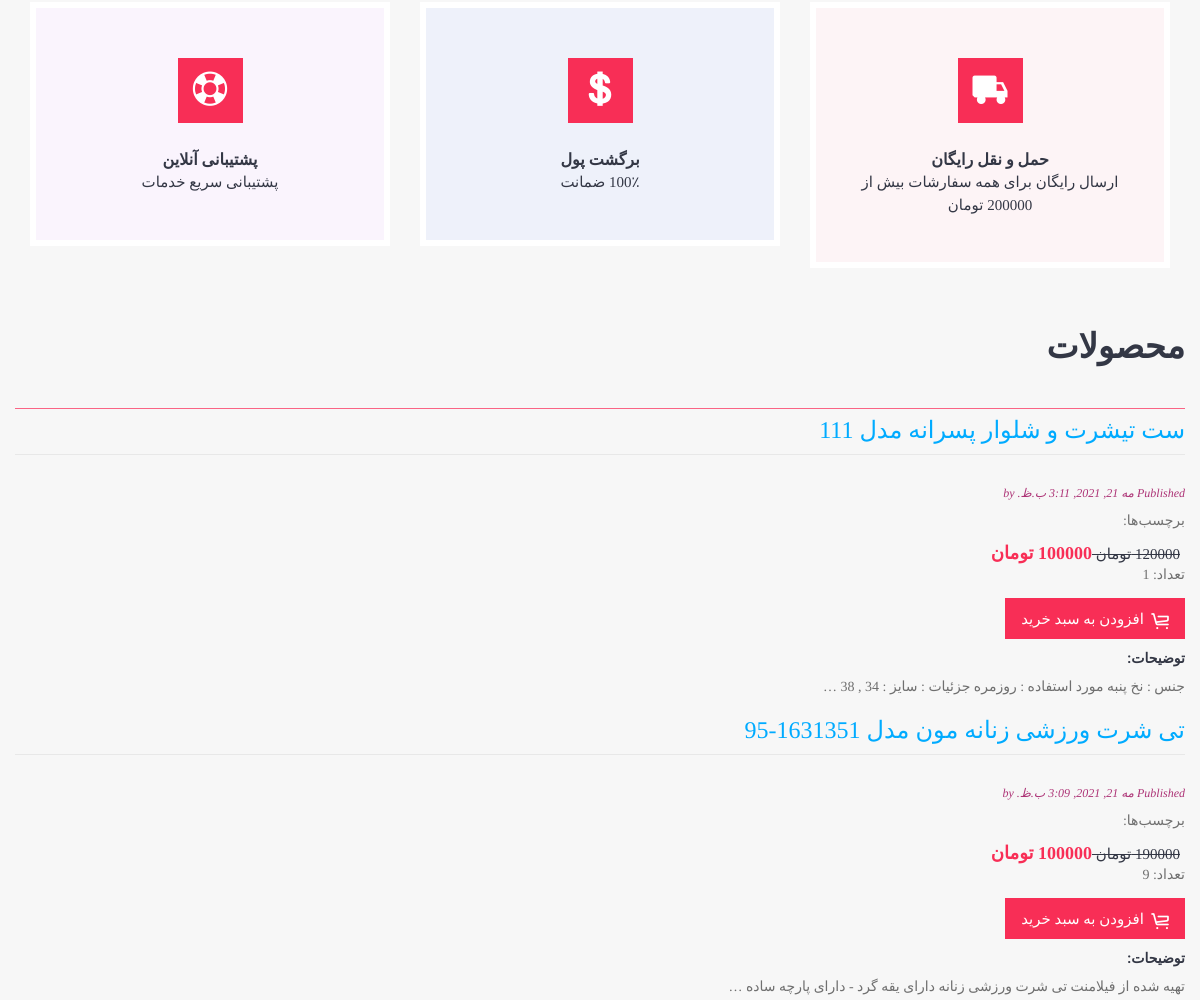
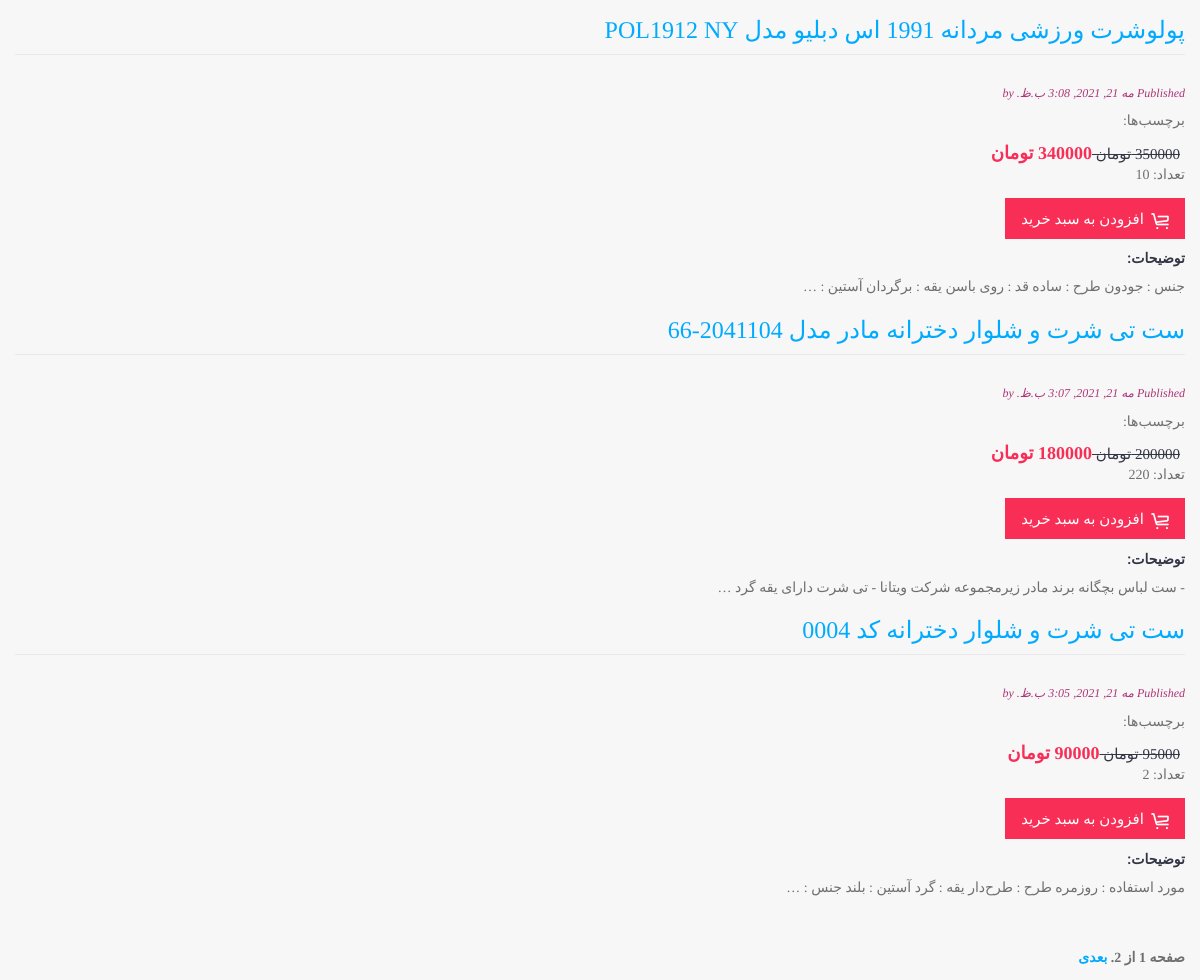
The page /shop/ (middle part) on the database as committed earlier (2 pictures, top to bottom).
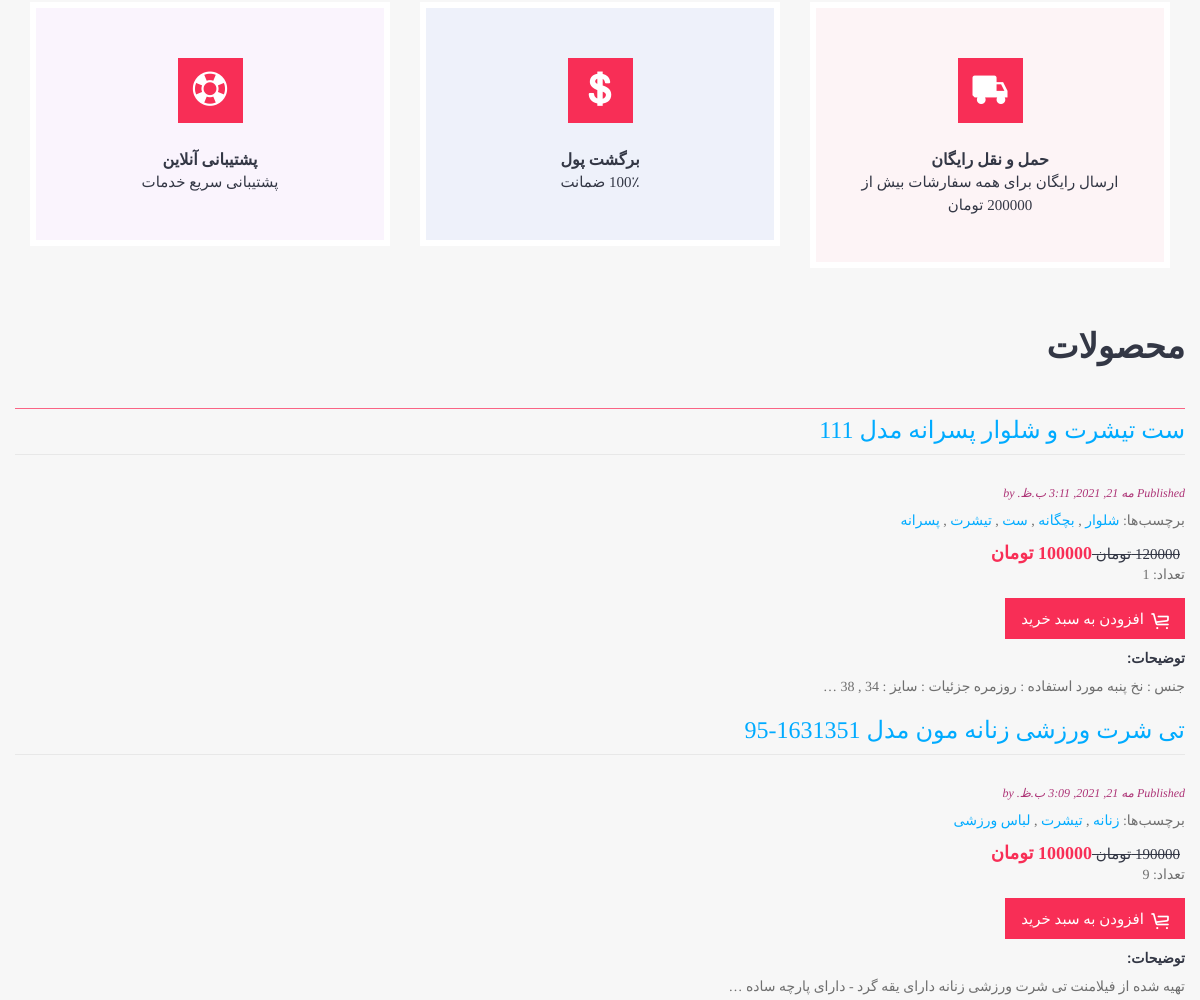
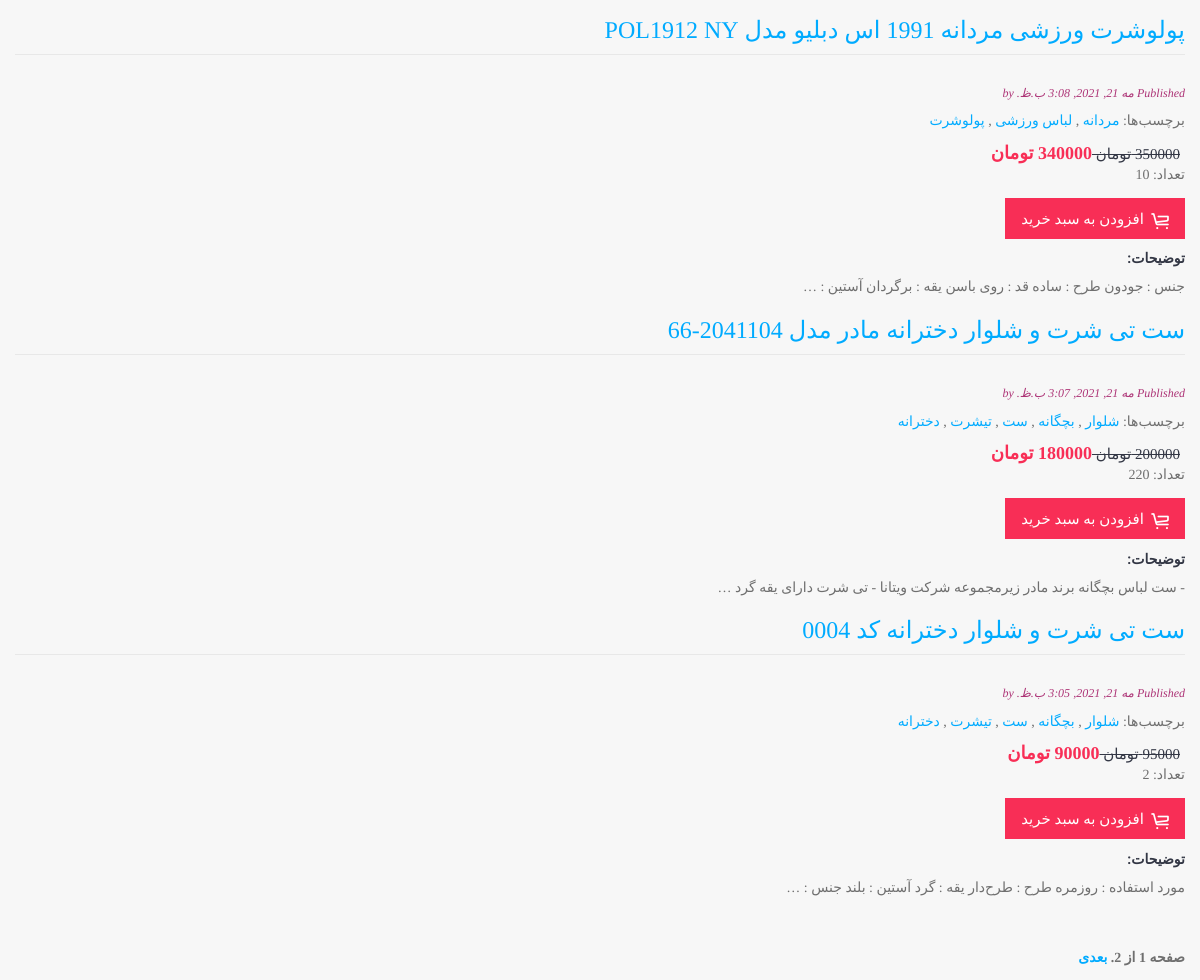
The same page on the database as committed later (2 pictures, top to bottom).
### shop/models.py (models this page shows, shortened)
class shop(models.Model):
    tags = TaggableManager()
    title = models.CharField(max_length=250)
    slug = models.SlugField(max_length=250,unique_for_date='publish')
    user = models.ForeignKey(User,on_delete=models.CASCADE, related_name='Shop_posts')
    body = models.TextField()
    publish = models.DateTimeField(default=timezone.now)
    created = models.DateTimeField(auto_now_add=True)
    updated = models.DateTimeField(auto_now=True)
    price = models.IntegerField(default=1000)
    Discounted_price = models.IntegerField(default=1000)
    count = models.IntegerField(default=1)
    class Meta:
        ordering = ('-publish',)
    def get_absolute_url(self):
        return reverse('shop:post_detail',
                         args=[self.publish.year,self.publish.month,self.publish.day, self.slug])

### shop/views.py (the view)
# urls.py: path('',shop_list, name='shop_list'),
def shop_list(request,tag_slug=None):
        object_list = shop.objects.all()
        tag = None
        if tag_slug:
                tag = get_object_or_404(Tag, slug=tag_slug)
                object_list = object_list.filter(tags__in=[tag])
        paginator = Paginator(object_list, 5) # 5 posts in each page
        try:
                page = request.GET.get('page')
        except:
                page=1
        try:
                posts = paginator.page(page)
        except PageNotAnInteger:
                posts = paginator.page(1)
        except EmptyPage:
                posts = paginator.page(paginator.num_pages)
        return render(request,
                        'shop/post/list.html',
                        {'page': page,
                        'posts': posts,'tag': tag})

### shop/templates/shop/post/list.html (shortened to what this page needs)
{% load static %}
<!DOCTYPE html>
<html lang="en">
<head>
    <link href="{% static 'js/vendor/bootstrap/bootstrap.min.css' %}" rel="stylesheet">
    <link href="{% static 'js/vendor/slick/slick.css' %}" rel="stylesheet">
    <link href="{% static 'js/vendor/swiper/swiper.min.css' %}" rel="stylesheet">
    <link href="{% static 'js/vendor/magnificpopup/dist/magnific-popup.css' %}" rel="stylesheet">
    <link href="{% static 'js/vendor/nouislider/nouislider.css' %}" rel="stylesheet">
    <link href="{% static 'js/vendor/darktooltip/dist/darktooltip.css' %}" rel="stylesheet">
    <link href="{% static 'css/animate.css' %}" rel="stylesheet">
    <link href="{% static 'css/shop.css' %}" rel="stylesheet">
    <link href="{% static 'css/style.css' %}" rel="stylesheet">
    <link href="{% static 'css/megamenu.css' %}" rel="stylesheet">
    <link href="{% static 'css/style-rtl.css' %}" rel="stylesheet">
    <link href="{% static 'fonts/icomoon-reg/style.css' %}" rel="stylesheet">
</head>
<body class="boxed rtl">
<div id="wrapper">
    <div class="page-wrapper">
        <main class="page-main">
            <div class="block">
                <div class="container">
                    <div class="row">
                        <div class="col-sm-4">
                            <div class="box style2 bgcolor1 text-center">
                                <div class="box-icon"><i class="icon icon-truck"></i></div>
                                <h3 class = "box-title"> حمل و نقل رایگان </h3>
                                <div class = "box-text"> ارسال رایگان برای همه سفارشات بیش از 200000 تومان  </div>
                            </div>
                        </div>
                        <div class="col-sm-4">
                            <div class="box style2 bgcolor2 text-center">
                                <div class="box-icon"><i class="icon icon-dollar"></i></div>
                                <h3 class = "box-title"> برگشت پول </h3>
                                <div class = "box-text"> 100٪ ضمانت   </div>
                            </div>
                        </div>
                        <div class="col-sm-4">
                            <div class="box style2 bgcolor3 text-center">
                                <div class="box-icon"><i class="icon icon-help"></i></div>
                                <h3 class="box-title">پشتیبانی آنلاین</h3>
                                <div class="box-text">پشتیبانی سریع خدمات </div>
                            </div>
                        </div>
                    </div>
                </div>
            </div>
            {% block content %}
             <a href="http://localhost:8000/shop/">   <h1>محصولات</h1></a>
              {% for post in posts %}
                    <div class ="wrapper">
                        <div class="items">
                                <h2> <a href="{{ post.get_absolute_url }}">
                                    {{ post.title }}
                                </a> </h2>
                                    <p class="date">
                                    Published {{ post.publish }} by {{ post.author }}
                                    </p>
                                    <p class="tags">
                                    برچسب‌ها:
                                    {% for tag in post.tags.all %}
                                    <a href="{% url "shop:shop_list_by_tag" tag.slug %}">
                                    {{ tag.name }}
                                    </a>
                                    {% if not forloop.last %}, {% endif %}
                                    {% endfor %}</p>
                                 <div class="price-box"> <span class="price-container"> <span
                                                            class="price-wrapper"> <span
                                                            class="old-price">   {{post.price}} تومان
                                                            </span> <span
                                                            class="special-price">{{post.Discounted_price}} تومان</span> </span>
															</span>
                                                            <p> تعداد: {{post.count}}   </div>
                                            <p>
                                                 <button class="btn add-to-cart" data-product="789123"><i class="icon icon-cart"></i><span>افزودن به سبد خرید</span></button>
                                             </p>
                                             <h4> توضیحات: </h4>
                                {{ post.body|truncatewords:15|linebreaks }}
                    {% endfor %}
                    <br> <br>
                   {% include "pagination.html" with page=posts %}
                    {% endblock %}
        </main>
    </div>
</div>
</body>
</html>

### shop/templates/pagination.html (shortened to what this page needs)
<div class="pagination">
    <span class="step-links">
        <span class="current">
            صفحه {{ page.number }} از {{ page.paginator.num_pages }}.
        </span>
        {% if page.has_next %}
        <a href="?page={{ page.next_page_number }}">بعدی</a>
        {% endif %}
    </span>
</div>

### shop/static/css/shop.css (style rules this page uses)
body { margin:0; padding:0; font-family:helvetica, sans-serif; }
h1 { font-weight:normal; border-bottom:1px solid rgb(250, 100, 133); padding:0 0 10px 0; }
h4 { font-weight:normal; padding:0 0 10px 0; color: rgb(105, 100, 100); }
h2 { font-weight:normal; margin:30px 0 0; }
p.date { color:rgb(173, 51, 118); font-family: georgia, serif; font-size: 12px; font-style: italic; }
.pagination { margin:40px 0; font-weight:bold; float:center; }

### main/static/css/style-rtl.css (style rules this page uses)
.dl-horizontal dd:before, .dl-horizontal dd:after, .container:before, .container:after, .container-fluid:before, .container-fluid:after, .row:before, .row:after, .form-horizontal .form-group:before, .form-horizontal .form-group:after, .btn-toolbar:before, .btn-toolbar:after, .btn-group-vertical > .btn-group:before, .btn-group-vertical > .btn-group:after, .nav:before, .nav:after, .navbar:before, .navbar:after, .navbar-header:before, .navbar-header:after, .navbar-collapse:before, .navbar-collapse:after, .panel-body:before, .panel-body:after, .modal-footer:before, .modal-footer:after { content: " "; display: table; }
.dl-horizontal dd:after, .container:after, .container-fluid:after, .row:after, .form-horizontal .form-group:after, .btn-toolbar:after, .btn-group-vertical > .btn-group:after, .nav:after, .navbar:after, .navbar-header:after, .navbar-collapse:after, .panel-body:after, .modal-footer:after { clear: both; }
body.rtl { direction: rtl; text-align: right; }
@media (min-width: 767px) { body.rtl .col-sm-1, body.rtl .col-sm-2, body.rtl .col-sm-3, body.rtl .col-sm-4, body.rtl .col-sm-5, body.rtl .col-sm-6, body.rtl .col-sm-7, body.rtl .col-sm-8, body.rtl .col-sm-9, body.rtl .col-sm-10, body.rtl .col-sm-11, body.rtl .col-sm-12 { float: right; } }
@media (min-width: 767px) { body.rtl .col-sm-4 { width: 33.33333333%; } }
@media screen and (min-width: 992px) { body.rtl:not(.open-panel) #wrapper { padding-right: 0; } }
body.rtl .btn i.icon, body.rtl .btn-primary i.icon, body.rtl button.action i.icon { margin-left: 0.4em; margin-right: 0; }

Rows that differ between the two databases and show on the page:
changed shop "ست تیشرت و شلوار پسرانه مدل 111": gains Tag (name "شلوار")
added Tag: name "بچگانه"
added Tag: name "ست"
added Tag: name "تیشرت"
added Tag: name "پسرانه", shown under shop "ست تیشرت و شلوار پسرانه مدل 111"
added Tag: name "زنانه", shown under shop "تی شرت ورزشی زنانه مون مدل 1631351-95"
added Tag: name "لباس ورزشی"
changed shop "پولوشرت ورزشی مردانه 1991 اس دبلیو مدل POL1912 NY": gains Tag (name "مردانه")
added Tag: name "پولوشرت", shown under shop "پولوشرت ورزشی مردانه 1991 اس دبلیو مدل POL1912 NY"
changed shop "ست تی شرت و شلوار دخترانه مادر مدل 2041104-66": gains Tag (name "شلوار")
added Tag: name "دخترانه"
changed shop "ست تی شرت و شلوار دخترانه کد 0004": gains Tag (name "شلوار")
